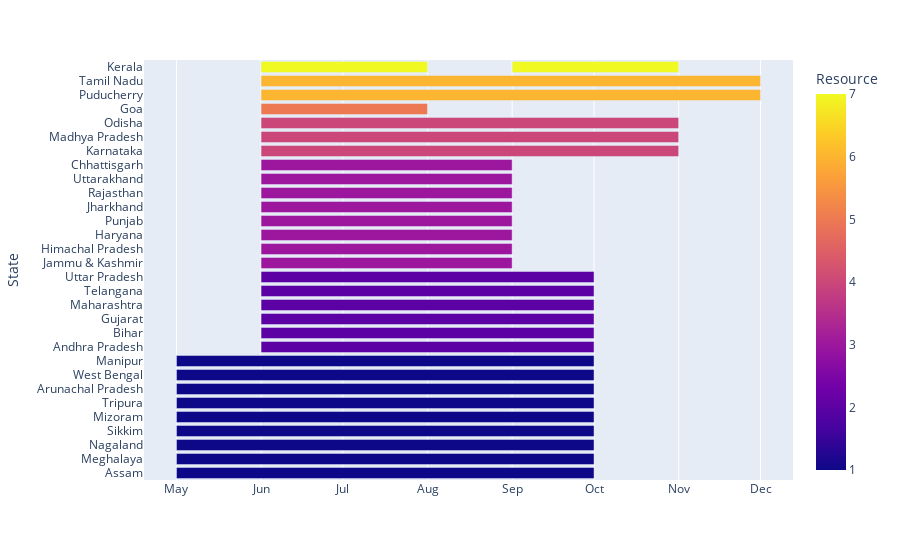

Source (notebook cell):
### Code cell
import plotly.express as px
import pandas as pd

df = pd.DataFrame([
    dict(State="Assam", Start='2009-05-01', Finish='2009-10-01',Resource = 1),
    dict(State="Meghalaya", Start='2009-05-01', Finish='2009-10-01', Resource = 1),
    dict(State="Nagaland", Start='2009-05-01', Finish='2009-10-01', Resource = 1),
    dict(State="Sikkim", Start='2009-05-01', Finish='2009-10-01', Resource = 1),
    dict(State="Mizoram", Start='2009-05-01', Finish='2009-10-01', Resource = 1),
    dict(State="Tripura", Start='2009-05-01', Finish='2009-10-01', Resource = 1),
    dict(State="Arunachal Pradesh", Start='2009-05-01', Finish='2009-10-01',Resource = 1),
    dict(State="West Bengal", Start='2009-05-01', Finish='2009-10-01', Resource = 1),
    dict(State="Manipur", Start='2009-05-01', Finish='2009-10-01', Resource = 1),
    
    dict(State="Andhra Pradesh", Start='2009-06-01', Finish='2009-10-01', Resource = 2),
    dict(State="Bihar", Start='2009-06-01', Finish='2009-10-01',  Resource = 2),
    dict(State="Gujarat", Start='2009-06-01', Finish='2009-10-01',  Resource = 2),
    dict(State="Maharashtra", Start='2009-06-01', Finish='2009-10-01',  Resource = 2),
    dict(State="Telangana", Start='2009-06-01', Finish='2009-10-01',  Resource = 2),
    dict(State="Uttar Pradesh", Start='2009-06-01', Finish='2009-10-01',  Resource = 2),
    
    dict(State="Jammu & Kashmir", Start='2009-06-01', Finish='2009-09-01',  Resource = 3),
    dict(State="Himachal Pradesh", Start='2009-06-01', Finish='2009-09-01',  Resource = 3),
    dict(State="Haryana", Start='2009-06-01', Finish='2009-09-01',  Resource = 3),
    dict(State="Punjab", Start='2009-06-01', Finish='2009-09-01',  Resource = 3),
    dict(State="Jharkhand", Start='2009-06-01', Finish='2009-09-01',  Resource = 3),
    dict(State="Rajasthan", Start='2009-06-01', Finish='2009-09-01',  Resource = 3),
    dict(State="Uttarakhand", Start='2009-06-01', Finish='2009-09-01',  Resource = 3),
    dict(State="Chhattisgarh", Start='2009-06-01', Finish='2009-09-01',  Resource = 3),
    
    dict(State="Karnataka", Start='2009-06-01', Finish='2009-11-01',  Resource = 4),
    dict(State="Madhya Pradesh", Start='2009-06-01', Finish='2009-11-01', Resource = 4),
    dict(State="Odisha", Start='2009-06-01', Finish='2009-11-01', Resource = 4),
    
    dict(State="Goa", Start='2009-06-01', Finish='2009-08-01', Resource = 5),

    dict(State="Puducherry", Start='2009-06-01', Finish='2009-12-01', Resource = 6),
    dict(State="Tamil Nadu", Start='2009-06-01', Finish='2009-12-01', Resource = 6),
    
    dict(State="Kerala", Start='2009-06-01', Finish='2009-08-01', Resource = 7),    
    dict(State="Kerala", Start='2009-09-01', Finish='2009-11-01', Resource = 7),    

    
])

fig = px.timeline(df, x_start="Start", x_end="Finish", y="State", color="Resource")
fig.update_layout(xaxis=dict(
    type="date",
    tickformat="%b"),
)

fig.show()

### Figure 1 — Plotly figure (JSON) as saved in the notebook; plotly's stock layout.template omitted (floating-point values rounded to 4 significant figures)
{"data": [{"alignmentgroup": "True", "base": ["2009-05-01", "2009-05-01", "2009-05-01", "2009-05-01", "2009-05-01", "2009-05-01", "2009-05-01", "2009-05-01", "2009-05-01", "2009-06-01", "2009-06-01", "2009-06-01", "2009-06-01", "2009-06-01", "2009-06-01", "2009-06-01", "2009-06-01", "2009-06-01", "2009-06-01", "2009-06-01", "2009-06-01", "2009-06-01", "2009-06-01", "2009-06-01", "2009-06-01", "2009-06-01", "2009-06-01", "2009-06-01", "2009-06-01", "2009-06-01", "2009-09-01"], "hovertemplate": "Start=%{base}<br>Finish=%{x}<br>State=%{y}<br>Resource=%{marker.color}<extra></extra>", "legendgroup": "", "marker": {"color": [1, 1, 1, 1, 1, 1, 1, 1, 1, 2, 2, 2, 2, 2, 2, 3, 3, 3, 3, 3, 3, 3, 3, 4, 4, 4, 5, 6, 6, 7, 7], "coloraxis": "coloraxis", "pattern": {"shape": ""}}, "name": "", "offsetgroup": "", "orientation": "h", "showlegend": false, "textposition": "auto", "type": "bar", "x": [13219200000, 13219200000, 13219200000, 13219200000, 13219200000, 13219200000, 13219200000, 13219200000, 13219200000, 10540800000, 10540800000, 10540800000, 10540800000, 10540800000, 10540800000, 7948800000, 7948800000, 7948800000, 7948800000, 7948800000, 7948800000, 7948800000, 7948800000, 13219200000, 13219200000, 13219200000, 5270400000, 15811200000, 15811200000, 5270400000, 5270400000], "xaxis": "x", "y": ["Assam", "Meghalaya", "Nagaland", "Sikkim", "Mizoram", "Tripura", "Arunachal Pradesh", "West Bengal", "Manipur", "Andhra Pradesh", "Bihar", "Gujarat", "Maharashtra", "Telangana", "Uttar Pradesh", "Jammu & Kashmir", "Himachal Pradesh", "Haryana", "Punjab", "Jharkhand", "Rajasthan", "Uttarakhand", "Chhattisgarh", "Karnataka", "Madhya Pradesh", "Odisha", "Goa", "Puducherry", "Tamil Nadu", "Kerala", "Kerala"], "yaxis": "y"}], "layout": {"barmode": "overlay", "coloraxis": {"colorbar": {"title": {"text": "Resource"}}, "colorscale": [[0, "#0d0887"], [0.1111, "#46039f"], [0.2222, "#7201a8"], [0.3333, "#9c179e"], [0.4444, "#bd3786"], [0.5556, "#d8576b"], [0.6667, "#ed7953"], [0.7778, "#fb9f3a"], [0.8889, "#fdca26"], [1, "#f0f921"]]}, "legend": {"tracegroupgap": 0}, "margin": {"t": 60}, "xaxis": {"anchor": "y", "domain": [0, 1], "tickformat": "%b", "type": "date"}, "yaxis": {"anchor": "x", "domain": [0, 1], "tickformat": "State", "title": {"text": "State"}}}}
